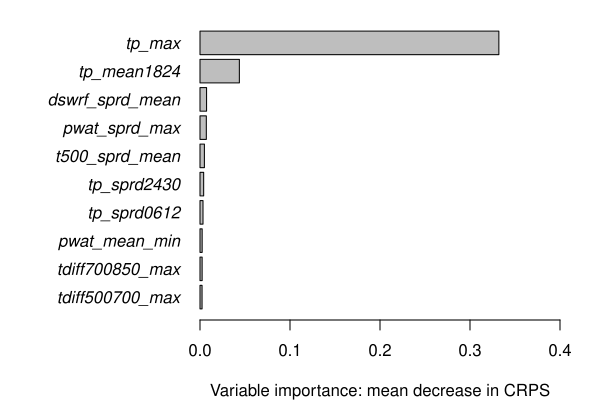

This chart was generated by the following R code:
###################
# Varimp for gamboostLSS
###################

nperm <- 50
  
library("gamboostLSS")
library("crch")
library("scoringRules")
library("RainTyrol")

# set function for parallelization
applyfun <- function(X, FUN, ...) parallel::mclapply(X, FUN, ..., mc.cores = pmax(1, detectCores() - 1))


# model
load("~/svn/partykit/pkg/disttree/inst/draft/Axams_24to4.rda")
gb <- Axams_24to4$gb

# data
data("RainTyrol")
RainData <- RainTyrol[RainTyrol$station == "Axams", ]
rownames(RainData) <- c(1:NROW(RainData))
  
# learning data: 24 years (1985 - 2008, both inlcuded)
# testing data: 4 successive years (2009, 2010, 2011, 2012)
# learndata <- RainData[RainData$year < 2009,]
testdata <- RainData[RainData$year %in% c(2009, 2010, 2011, 2012),]
  
  
## compute variable importance for the gamboostLSS object 'gb'

meancrps <- function(permute = NULL, newdata = testdata) {
  if(!is.null(permute)) newdata[[permute]] <- sample(newdata[[permute]])
  m <- predict(gb, newdata = newdata, parameter = "mu", type = "response")
  s <- predict(gb, newdata = newdata, parameter = "sigma", type = "response")
  mean(crps_cnorm(newdata$robs, location = m, scale = s, lower = 0))
}


# apply for all covariates except for dswrf_mean_min and 
# dswrf_sprd_min (columns 30 and 33) as they are always 0

# risk <- sapply(c(5:29, 31, 32, 34: ncol(testdata)), meancrps)

# using only one core
# risk_all <- replicate(nperm, sapply(c(5:29, 31, 32, 34: ncol(testdata)), meancrps))
# risk <- rowMeans(risk_all)

# or parallel
risklist <- applyfun(1:nperm, 
                     function(i){
                       set.seed(i)
                       sapply(c(5:29, 31, 32, 34: ncol(testdata)), meancrps)
                     })
risk <- Reduce("+", risklist) / length(risklist)

names(risk) <- names(testdata)[c(5:29, 31, 32, 34: ncol(testdata))]
vimp_crps_gb <- risk - meancrps(newdata = testdata)
vimp_crps_gb <- sort(vimp_crps_gb, decreasing = TRUE)

save(vimp_crps_gb, file = "~/svn/partykit/pkg/disttree/inst/draft/reviews/vimp_crps_gb.rda")


## plot
load("~/svn/partykit/pkg/disttree/inst/draft/reviews/vimp_crps_gb.rda")
top10_gb <- vimp_crps_gb[1:10]

par(mar = c(4,10,1,2))
barplot(rev(top10_gb), 
        horiz = TRUE, las = 1, axes = FALSE,
        xlab = "Variable importance: mean decrease in CRPS",
        font.axis = 3, #list(family="HersheySerif", face=3),
        # xlim = c(0,1.1),
        xlim = c(0,0.4),
        names.arg = gsub("pow", "", names(rev(top10_gb))))
axis(1, at = seq(0,1.6,0.1), las = 1, mgp=c(0,1,0))
